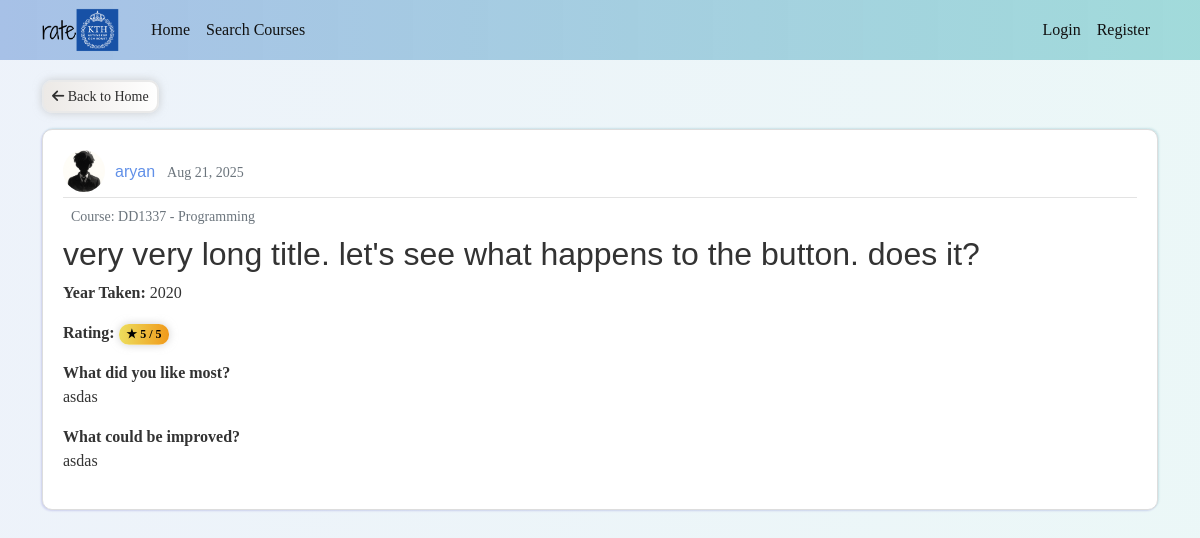
/post/15, run on the app's committed database.
### flasknetwork/models.py (models this page shows, shortened)
class User(db.Model, UserMixin): # the *table* name is 'user' by default, not 'User'
    id = db.Column(db.Integer, primary_key=True)
    username = db.Column(db.String(20), unique=True, nullable=False)
    email = db.Column(db.String(120), unique=True, nullable=False)
    image_file = db.Column(db.String(20), nullable=False, default='default1.png')
    password = db.Column(db.String(60), nullable=False)
    posts = db.relationship('Post', backref='author', lazy=True)
    email_verified = db.Column(db.Boolean, nullable=False, default=False)
    program_id = db.Column(db.Integer, db.ForeignKey('program.id'), nullable=False)
    program = db.relationship('Program', backref='students')

class Post(db.Model):
    id = db.Column(db.Integer, primary_key=True)
    title = db.Column(db.String(100), nullable=False)
    date_posted = db.Column(db.DateTime, nullable=False, default=datetime.utcnow)
    year_taken = db.Column(db.Integer, nullable=False)  # e.g., 2023
    rating = db.Column(db.Integer, nullable=False)  # e.g., 1-
    answer_q1 = db.Column(db.Text, nullable=False)  # e.g., "Yes, I would recommend this course."
    answer_q2 = db.Column(db.Text, nullable=True)
    user_id = db.Column(db.Integer, db.ForeignKey('user.id'), nullable=False)
    course_id = db.Column(db.Integer, db.ForeignKey('course.id'), nullable=False)
    __table_args__ = (db.UniqueConstraint('user_id', 'course_id', name='one_review_per_course'),)
    course = db.relationship('Course', backref='reviews')

class Course(db.Model):
    id = db.Column(db.Integer, primary_key=True)
    name = db.Column(db.String(100), nullable=False, index=True)
    code = db.Column(db.String(20), unique=True, nullable=False, index=True)

### flasknetwork/posts/routes.py (the view)
@posts.route('/post/<int:post_id>')
def post(post_id):
    post = Post.query.get_or_404(post_id)
    return render_template('post.html', title=post.title, post=post)

### flasknetwork/templates/post.html (shortened to what this page needs)
{% extends "layout.html" %}
{% block content %}
    <div class="mb-3">
        <a href="{{ url_for('main.home') }}" class="btn btn-sm gradient-anim gradient-anim--white gradient-shadow">
            <i class="fas fa-arrow-left"></i> Back to Home
        </a>
    </div>
    <article class="d-flex align-items-center content-section position-relative post-section">
        <div class="flex-grow-1">
            <div class="review-metadata">
                <img class="rounded-circle review-img" src="{{ url_for('static', filename='profile_pics/' + post.author.image_file) }}" alt="{{ post.author.username }}'s profile picture">
                <a class="me-2 author-link" href="{{ url_for('users.user_posts', username=post.author.username) }}">{{ post.author.username }}</a>
                <small class="text-muted">{{ post.date_posted.strftime('%b %d, %Y') }}</small>
            </div>
            <small class="text-secondary ms-2 d-block my-2">Course: {{ post.course.code }} - {{ post.course.name }}</small>
            <h2 class="review-title">{{ post.title }}</h2>
            <p><strong>Year Taken:</strong> {{ post.year_taken }}</p>
            <p><strong>Rating:</strong> <span class="badge gradient-shadow {{ 'gradient-anim gradient-anim--yellow' if post.rating == 5 else 'gradient-anim gradient-anim--white' }}">★ {{ post.rating }} / 5</span></p>
            <p><strong>What did you like most?</strong><br>{{ post.answer_q1 }}</p>
            <p><strong>What could be improved?</strong><br>{{ post.answer_q2 or '—' }}</p>
        </div>
    </article>
{% endblock content %}

### flasknetwork/static/css/main.css (style rules this page uses)
body { background: linear-gradient(to right, rgba(167, 193, 231, 0.2), rgba(156, 216, 216, 0.2)); color: #333333; margin-top: 5rem; font-family: Georgia, 'Times New Roman', Times, serif; }
h1, h2, h3, h4, h5, h6 { color: #444444; }
.content-section { background: #ffffff; padding: 20px 20px; border: 1px solid #dddddd; border-radius: 10px; margin-bottom: 20px; box-shadow: -1px 1px 2px 0 rgba(32, 18, 183, 0.15), 1px -1px 2px 0 rgba(30, 132, 157, 0.15); }
a.review-title, a.author-link { text-decoration: none; }
a.author-link { color:#6190e8; font-family: 'Franklin Gothic Medium', 'Arial Narrow', Arial, sans-serif; transition: color 0.2s ease-in-out; }
.review-title { color: #333333; word-wrap: break-word; word-break: break-word; hyphens: auto; font-family: 'Franklin Gothic Medium', 'Arial Narrow', Arial, sans-serif; }
.review-img { height: 42px; width: 42px; margin-right: 6px; margin-bottom: 4px; vertical-align: middle; }
.review-metadata { padding-bottom: 1px; margin-bottom: 4px; border-bottom: 1px solid #e3e3e3 }
.post-section { margin-left: 0px; margin-right: 0px; }
.gradient-anim { background: linear-gradient(to right, #a7bfe8 0%, #6190e8 51%, #a7bfe8 100%); box-shadow: 0 0 20px #eee; text-align: center; border-radius: 10px; background-size: 200% auto; background-position: left center; transition: background-position 0.5s ease; color: #000000; }
.gradient-anim--white { background-image: linear-gradient(to right, #ECE9E6 0%, #FFFFFF 51%, #ECE9E6 100%); color: rgb(47, 47, 47); border: 2px solid; border-color: rgb(233, 233, 233); border-radius: 10px; }
.gradient-anim--yellow { background-image: linear-gradient(to right, #EDDE5D 0%, #F09819 51%, #EDDE5D 100%); box-shadow: 0 0 20px #eee; }
.gradient-shadow { box-shadow: 0 0 8px #b0b0b095; }

### data on the page
User: image_file (placeholder picture), author.username "aryan"
Post: date_posted "Aug 21, 2025", title "very very long title. let's see what happens to the button. does it?", year_taken "2020", rating "5", answer_q1 "asdas", answer_q2 "asdas"
Course: course.code "DD1337", course.name "Programming"
